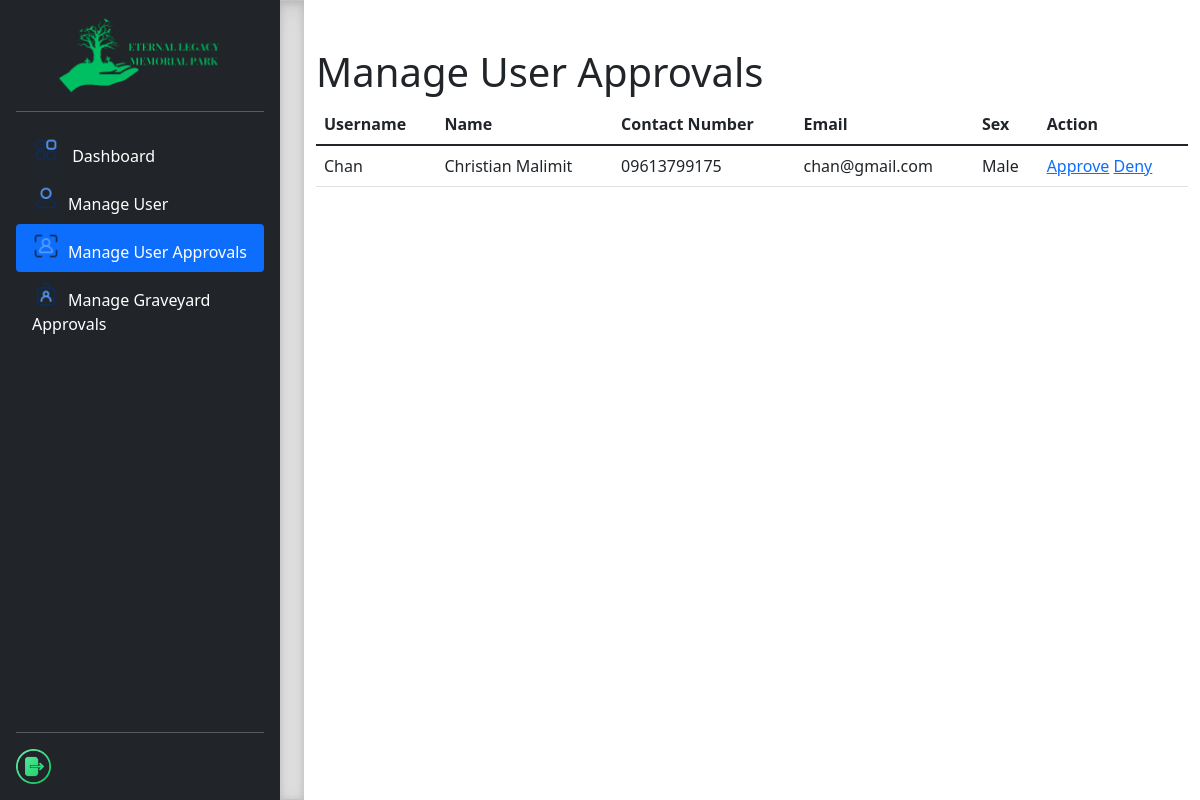
Screenshot of /EternalLegacy/admin/manage_approvals.php (signed in) with the database file from the repository.
### tables this page shows
CREATE TABLE `members` (
  `id` int(11) NOT NULL,
  `username` varchar(255) NOT NULL,
  `password` varchar(255) NOT NULL,
  `first_name` varchar(255) NOT NULL,
  `last_name` varchar(255) NOT NULL,
  `contact_number` varchar(20) NOT NULL,
  `email` varchar(255) DEFAULT NULL,
  `sex` varchar(10) DEFAULT NULL,
  `registration_date` timestamp NOT NULL DEFAULT current_timestamp(),
  `graveyard_id` int(11) DEFAULT NULL,
  `status` varchar(255) DEFAULT NULL,
  `birthday` date DEFAULT NULL,
  `middle_name` varchar(255) DEFAULT NULL
);

### EternalLegacy/admin/manage_approvals.php (the view, shortened to what this page needs)
<?php
include('../config.php');
$sql = "SELECT * FROM members WHERE status = 'pending'";
$result = mysqli_query($conn, $sql);
?>
<!doctype html>
<html lang="en">
  <head>
<link href="./assets/dist/css/bootstrap.min.css" rel="stylesheet">
    <link href="sidebars.css" rel="stylesheet">
  </head>
  <body>
  <main>
  <div class="d-flex flex-column flex-shrink-0 p-3 text-white bg-dark" style="width: 280px;">
    <a href="manager_dashboard.php" class="d-flex align-items-center mb-3 mb-md-0 me-md-auto text-white text-decoration-none">
    <img src="logo1.png" class="bi me-2" width="100%" height="100%">
    </a>
    <hr>
    <ul class="nav nav-pills flex-column mb-auto">
      <li class="nav-item">
        <a href="manager_dashboard.php" class="nav-link text-white" aria-current="page">
            <img src="dashboard.png" class="bi me-2" width="28" height="28" alt="Clickable Icon"> Dashboard</a>
      </li>
      <li>
        <a href="manage_user.php" class="nav-link text-white">
        <img src="manageuser.png" class="bi me-2" width="28" height="28" alt="Clickable Icon">Manage User</a>
      </li>
      <li>
        <a href="manage_approvals.php" class="nav-link active">
         <img src="approve.png" class="bi me-2" width="28" height="28" alt="Clickable Icon">Manage User Approvals</a>
      </li>
      <li>
        <a href="manage_graveyard.php" class="nav-link text-white">
        <img src="graveyard.png" class="bi me-2" width="28" height="28" alt="Clickable Icon">Manage Graveyard Approvals</a>
      </li>
    </ul>
    <hr>
    <a href="../logout.php"><img src="logout.png" width= "35" height="35" alt="Clickable Icon"></a>
  </div>
  <div class="b-example-divider"></div>
  <div class="container mt-5">
        <h1>Manage User Approvals</h1>
        <?php if (mysqli_num_rows($result) > 0) : ?>
            <table class="table">
                <thead>
                    <tr>
                        <th>Username</th>
                        <th>Name</th>
                        <th>Contact Number</th>
                        <th>Email</th>
                        <th>Sex</th>
                        <th>Action</th>
                    </tr>
                </thead>
                <tbody>
                    <?php while ($row = mysqli_fetch_assoc($result)) : ?>
                        <tr>
                            <td><?php echo $row['username']; ?></td>
                            <td><?php echo $row['first_name'] . ' ' . $row['last_name']; ?></td>
                            <td><?php echo $row['contact_number']; ?></td>
                            <td><?php echo $row['email']; ?></td>
                            <td><?php echo $row['sex']; ?></td>
                            <td>
                                <a href="?action=approve&id=<?php echo $row['id']; ?>">Approve</a>
                                <a href="?action=deny&id=<?php echo $row['id']; ?>">Deny</a>
                            </td>
                        </tr>
                    <?php endwhile; ?>
                </tbody>
            </table>
        <?php else : ?>
            <p>No pending approvals at the moment.</p>
        <?php endif; ?>
    </div>
</body>
</html>

### EternalLegacy/admin/sidebars.css (style rules this page uses)
body { min-height: 100vh; min-height: -webkit-fill-available; }
html { height: -webkit-fill-available; }
main { display: flex; flex-wrap: nowrap; height: 100vh; height: -webkit-fill-available; max-height: 100vh; overflow-x: auto; overflow-y: hidden; }
.b-example-divider { flex-shrink: 0; width: 1.5rem; height: 100vh; background-color: rgba(0, 0, 0, .1); border: solid rgba(0, 0, 0, .15); border-width: 1px 0; box-shadow: inset 0 .5em 1.5em rgba(0, 0, 0, .1), inset 0 .125em .5em rgba(0, 0, 0, .15); }
.bi { vertical-align: -.125em; pointer-events: none; fill: currentColor; }

### rows the page displays
members: username "Chan", first_name "Christian", last_name "Malimit", contact_number "09613799175", email "chan@gmail.com", sex "Male"
